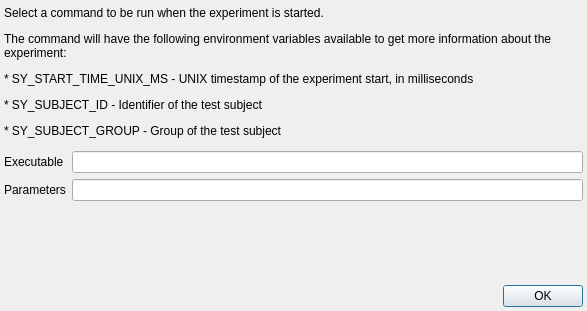
<?xml version="1.0" encoding="UTF-8"?>
<ui version="4.0">
 <class>RunCmdSettingsDlg</class>
 <widget class="QDialog" name="RunCmdSettingsDlg">
  <property name="geometry">
   <rect>
    <x>0</x>
    <y>0</y>
    <width>587</width>
    <height>311</height>
   </rect>
  </property>
  <property name="windowTitle">
   <string>Run Command - Settings</string>
  </property>
  <layout class="QVBoxLayout" name="verticalLayout">
   <property name="spacing">
    <number>4</number>
   </property>
   <property name="leftMargin">
    <number>4</number>
   </property>
   <property name="topMargin">
    <number>4</number>
   </property>
   <property name="rightMargin">
    <number>4</number>
   </property>
   <property name="bottomMargin">
    <number>4</number>
   </property>
   <item>
    <widget class="QLabel" name="label">
     <property name="text">
      <string>&lt;html&gt;&lt;head/&gt;&lt;body&gt;&lt;p&gt;Select a command to be run when the experiment is started.&lt;/p&gt;&lt;p&gt;The command will have the following environment variables available to get more information about the experiment:&lt;/p&gt;&lt;p&gt;* SY_START_TIME_UNIX_MS - UNIX timestamp of the experiment start, in milliseconds&lt;/p&gt;&lt;p&gt;* SY_SUBJECT_ID - Identifier of the test subject&lt;/p&gt;&lt;p&gt;* SY_SUBJECT_GROUP - Group of the test subject&lt;/p&gt;&lt;/body&gt;&lt;/html&gt;</string>
     </property>
     <property name="wordWrap">
      <bool>true</bool>
     </property>
    </widget>
   </item>
   <item>
    <layout class="QFormLayout" name="formLayout">
     <property name="horizontalSpacing">
      <number>6</number>
     </property>
     <property name="verticalSpacing">
      <number>6</number>
     </property>
     <property name="topMargin">
      <number>6</number>
     </property>
     <item row="0" column="0">
      <widget class="QLabel" name="exeLabel">
       <property name="text">
        <string>Executable</string>
       </property>
      </widget>
     </item>
     <item row="0" column="1">
      <widget class="QLineEdit" name="exeLineEdit"/>
     </item>
     <item row="1" column="0">
      <widget class="QLabel" name="parametersLabel">
       <property name="text">
        <string>Parameters</string>
       </property>
      </widget>
     </item>
     <item row="1" column="1">
      <widget class="QLineEdit" name="parametersLineEdit"/>
     </item>
    </layout>
   </item>
   <item>
    <widget class="QDialogButtonBox" name="buttonBox">
     <property name="orientation">
      <enum>Qt::Horizontal</enum>
     </property>
     <property name="standardButtons">
      <set>QDialogButtonBox::Ok</set>
     </property>
    </widget>
   </item>
  </layout>
 </widget>
 <resources/>
 <connections>
  <connection>
   <sender>buttonBox</sender>
   <signal>accepted()</signal>
   <receiver>RunCmdSettingsDlg</receiver>
   <slot>accept()</slot>
   <hints>
    <hint type="sourcelabel">
     <x>248</x>
     <y>254</y>
    </hint>
    <hint type="destinationlabel">
     <x>157</x>
     <y>274</y>
    </hint>
   </hints>
  </connection>
  <connection>
   <sender>buttonBox</sender>
   <signal>rejected()</signal>
   <receiver>RunCmdSettingsDlg</receiver>
   <slot>reject()</slot>
   <hints>
    <hint type="sourcelabel">
     <x>316</x>
     <y>260</y>
    </hint>
    <hint type="destinationlabel">
     <x>286</x>
     <y>274</y>
    </hint>
   </hints>
  </connection>
 </connections>
</ui>
